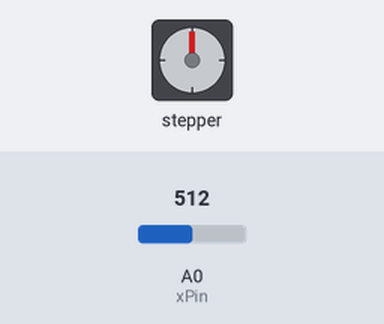
Bench run of a sketch on a simulated Arduino Uno, built with avr-gcc and run on an emulated ATmega328P. Parts: stepper motor. Inputs (shaded band) come from the test bench; at power-on: A0 (xPin) = 512. Stepper angles assume 100 steps per turn.

Above: at 1.2 s.
1.3 s: A0 (xPin) set to 590
2.8 s: A0 (xPin) set to 616
At 2.95 s:
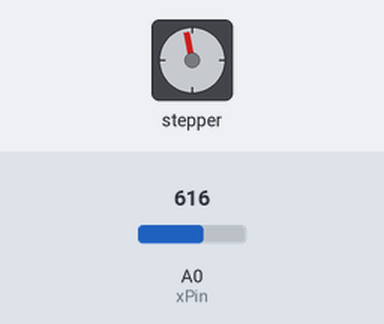
At 3.58 s:
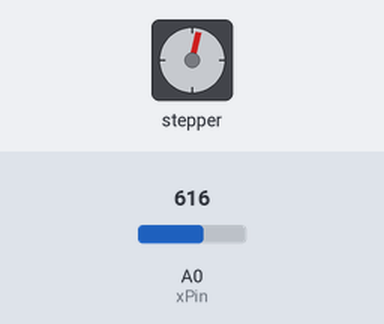
5.8 s: A0 (xPin) set to 390
11.8 s: A0 (xPin) set to 412
13.3 s: A0 (xPin) set to 306
At 13.45 s:
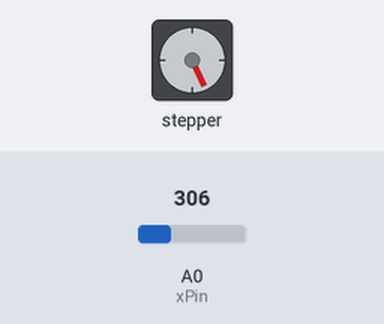
Timing chart, 0 to 17.3 s (numbered marks = the images above; inputs shaded):
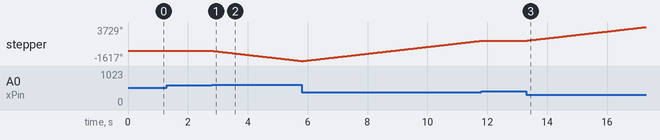

Measured:
- the behaviour switches between 600 and 601 on A0 (xPin) (found by bisection; images 0 and 1)
- after the input at 1.3 s, every drawn part: stays the same
- after the input at 2.8 s, stepper: keeps turning counter-clockwise at about 537°/s, starting at once
- after the input at 13.3 s, stepper: keeps turning clockwise at about 536°/s, starting at once

The sketch:

Ps2ControlMotor.ino
```cpp
#include <Stepper.h>
const int xPin = A0;
const int yPin = A1;
const int btPin = 7;

// 这里设置步进电机旋转一圈是多少步
#define STEPS 100

//设置步进电机的步数和引脚（就是注意点2里面说的驱动板上IN1～IN4连接的四个数字口）。
Stepper stepper(STEPS, 2, 4, 3, 5);


void setup()
{
  pinMode(btPin,INPUT);
  digitalWrite(btPin, HIGH);
  Serial.begin(9600);
    // 设置电机的转速：每分钟为90步
  stepper.setSpeed(90);
}

void loop(){
    int xCoordinate = analogRead(xPin);
    if (xCoordinate < 400)
    {
        stepper.step(10);
    }
    else if(xCoordinate > 600)
    {
        stepper.step(-10);
    }

}
```
